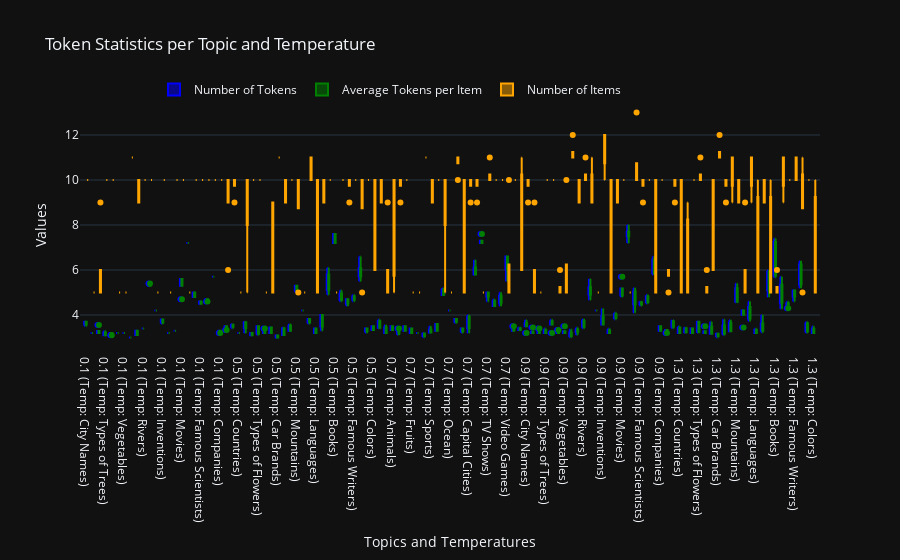
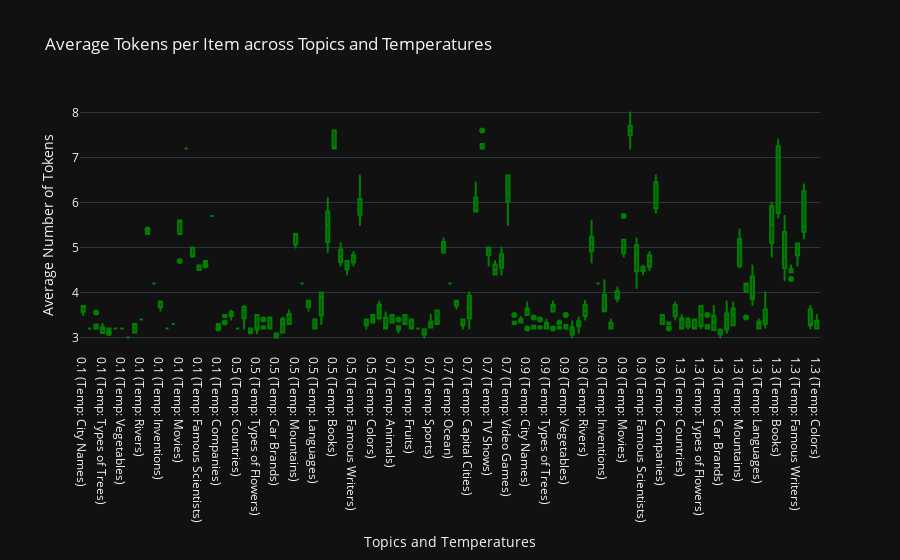
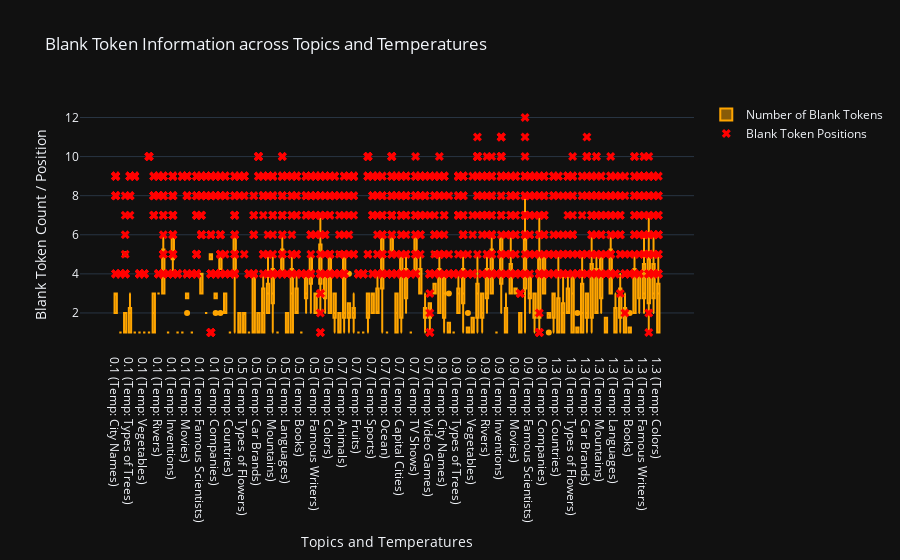

Here is the notebook cell these charts were saved with, in order:
### Code cell
import plotly.graph_objects as go

def plot_stats(stats_dict):
    """
    Plot the contents of the stats_dict generated from get_stats in Plotly interactive plots.
    """
    # Create separate lists for each stat
    topics = []
    temperatures = []
    num_tokens_per_topic = []
    avg_tokens_per_topic = []
    num_items_per_topic = []
    num_blank_tokens_per_topic = []
    blank_token_positions = []

    for topic, temp_stats_dict in stats_dict.items():
        # Iterate through the temperature stats for each topic
        for temp, stats_list in temp_stats_dict.items():
            for stats in stats_list:
                topics.append(topic)
                temperatures.append(temp)
                num_tokens_per_topic.append(stats['num_tokens'].sum().item() / len(stats["num_tokens"]))  # Total number of tokens
                avg_tokens_per_topic.append(stats['avg_tokens_per_item'].float().mean().item())  # Average tokens per item
                num_items_per_topic.append(stats['num_items'])  # Number of items
                num_blank_tokens_per_topic.append(len(stats['blank_positions']))  # Number of blank tokens

                # Blank token positions (we need to record topic, temperature, and position)
                blank_token_positions.extend([(topic, temp, pos.item()) for pos in stats['blank_positions']])

    # Create the interactive plot with Plotly
    fig = go.Figure()

    # Adding a box plot for the number of tokens per topic and temperature
    fig.add_trace(go.Box(
        y=num_tokens_per_topic,
        x=[f"{topic} (Temp: {temp})" for topic, temp in zip(topics, temperatures)],
        name='Number of Tokens',
        marker_color='blue'
    ))

    # Adding a box plot for average tokens per item
    fig.add_trace(go.Box(
        y=avg_tokens_per_topic,
        x=[f"{topic} (Temp: {temp})" for topic, temp in zip(topics, temperatures)],
        name='Average Tokens per Item',
        marker_color='green'
    ))

    # Adding a box plot for the number of items per topic and temperature
    fig.add_trace(go.Box(
        y=num_items_per_topic,
        x=[f"{topic} (Temp: {temp})" for topic, temp in zip(topics, temperatures)],
        name='Number of Items',
        marker_color='orange'
    ))

    # Update the layout for better presentation
    fig.update_layout(
        title="Token Statistics per Topic and Temperature",
        xaxis_title="Topics and Temperatures",
        yaxis_title="Values",
        boxmode='group',  # Box plots will be shown side by side
        legend=dict(
            x=0.1,
            y=1.1,
            orientation="h"
        ),
        template='plotly_dark'
    )

    # Plot 2: Box plot for average tokens per item across topics and temperatures
    fig1 = go.Figure()

    fig1.add_trace(go.Box(
        y=avg_tokens_per_topic,
        x=[f"{topic} (Temp: {temp})" for topic, temp in zip(topics, temperatures)],
        name='Avg Tokens per Item',
        marker=dict(color='green')
    ))

    fig1.update_layout(
        title="Average Tokens per Item across Topics and Temperatures",
        xaxis_title="Topics and Temperatures",
        yaxis_title="Average Number of Tokens",
        template="plotly_dark"
    )

    # Plot 3: Box plot for number of blank tokens per topic and temperature
    fig2 = go.Figure()

    fig2.add_trace(go.Box(
        y=num_blank_tokens_per_topic,
        x=[f"{topic} (Temp: {temp})" for topic, temp in zip(topics, temperatures)],
        name='Number of Blank Tokens',
        marker_color='orange'
    ))

    # Adding a scatter plot for blank token positions
    if blank_token_positions:
        topics_temp, positions = zip(*[(f"{topic} (Temp: {temp})", pos) for topic, temp, pos in blank_token_positions])  # Unzipping topic, temperature, and position data
        fig2.add_trace(go.Scatter(
            x=topics_temp,
            y=positions,
            mode='markers',
            name='Blank Token Positions',
            marker=dict(color='red', size=8, symbol='x')
        ))

    fig2.update_layout(
        title="Blank Token Information across Topics and Temperatures",
        xaxis_title="Topics and Temperatures",
        yaxis_title="Blank Token Count / Position",
        template="plotly_dark",
        showlegend=True
    )

    # Show the plots
    fig.show()
    fig1.show()
    fig2.show()

# Call the function with your stats_dict
plot_stats(stats_dict)

### Figure 1 — Plotly figure (JSON) as saved in the notebook; plotly's stock layout.template omitted (floating-point values rounded to 4 significant figures; data arrays with more than 128 entries replaced by an {"elided": "..."} marker saying what was removed)
{"data": [{"marker": {"color": "blue"}, "name": "Number of Tokens", "type": "box", "x": {"elided": "575 str values"}, "y": {"elided": "575 float values"}}, {"marker": {"color": "green"}, "name": "Average Tokens per Item", "type": "box", "x": {"elided": "575 str values"}, "y": {"elided": "575 float values"}}, {"marker": {"color": "orange"}, "name": "Number of Items", "type": "box", "x": {"elided": "575 str values"}, "y": {"elided": "575 int values"}}], "layout": {"boxmode": "group", "legend": {"orientation": "h", "x": 0.1, "y": 1.1}, "title": {"text": "Token Statistics per Topic and Temperature"}, "xaxis": {"title": {"text": "Topics and Temperatures"}}, "yaxis": {"title": {"text": "Values"}}}}

### Figure 2 — Plotly figure (JSON) as saved in the notebook; plotly's stock layout.template omitted (floating-point values rounded to 4 significant figures; data arrays with more than 128 entries replaced by an {"elided": "..."} marker saying what was removed)
{"data": [{"marker": {"color": "green"}, "name": "Avg Tokens per Item", "type": "box", "x": {"elided": "575 str values"}, "y": {"elided": "575 float values"}}], "layout": {"title": {"text": "Average Tokens per Item across Topics and Temperatures"}, "xaxis": {"title": {"text": "Topics and Temperatures"}}, "yaxis": {"title": {"text": "Average Number of Tokens"}}}}

### Figure 3 — Plotly figure (JSON) as saved in the notebook; plotly's stock layout.template omitted (floating-point values rounded to 4 significant figures; data arrays with more than 128 entries replaced by an {"elided": "..."} marker saying what was removed)
{"data": [{"marker": {"color": "orange"}, "name": "Number of Blank Tokens", "type": "box", "x": {"elided": "575 str values"}, "y": {"elided": "575 int values"}}, {"marker": {"color": "red", "size": 8, "symbol": "x"}, "mode": "markers", "name": "Blank Token Positions", "type": "scatter", "x": {"elided": "1489 str values"}, "y": {"elided": "1489 int values"}}], "layout": {"showlegend": true, "title": {"text": "Blank Token Information across Topics and Temperatures"}, "xaxis": {"title": {"text": "Topics and Temperatures"}}, "yaxis": {"title": {"text": "Blank Token Count / Position"}}}}
